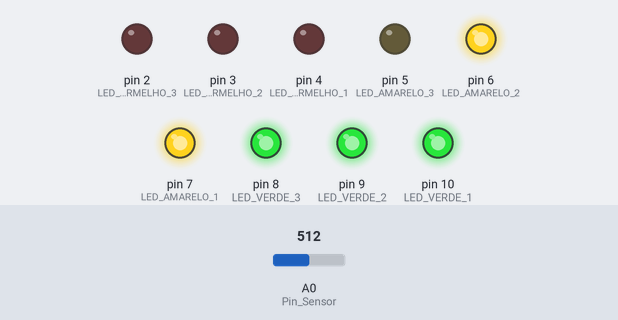
The sketch below on a simulated Arduino Uno, built with avr-gcc and run on an emulated ATmega328P. Shown: output pins drawn as LEDs (lit = HIGH). The inputs (shaded band) are chosen by the test bench; at power-on: A0 (Pin_Sensor) = 512.

Above: at 1.2 s.
1.3 s: A0 (Pin_Sensor) set to 546
2.8 s: A0 (Pin_Sensor) set to 571
At 3.4 s:
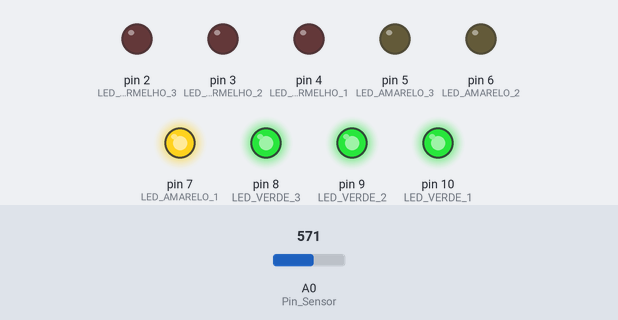
4.3 s: A0 (Pin_Sensor) set to 716
At 5.5 s:
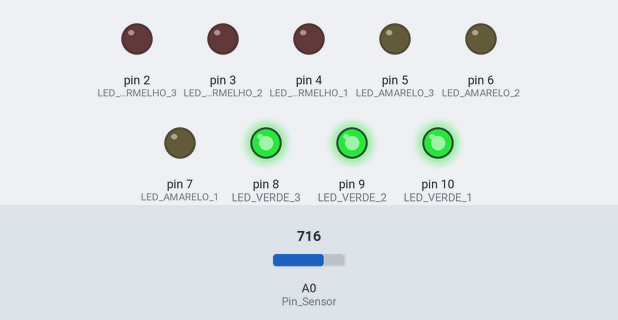
5.8 s: A0 (Pin_Sensor) set to 781
7.3 s: A0 (Pin_Sensor) set to 805
At 8.0 s:
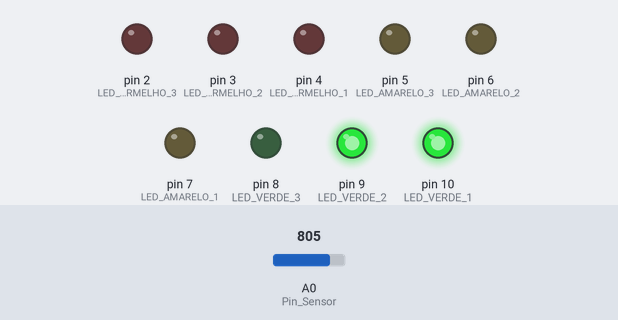
8.8 s: A0 (Pin_Sensor) set to 511
At 9.1 s:
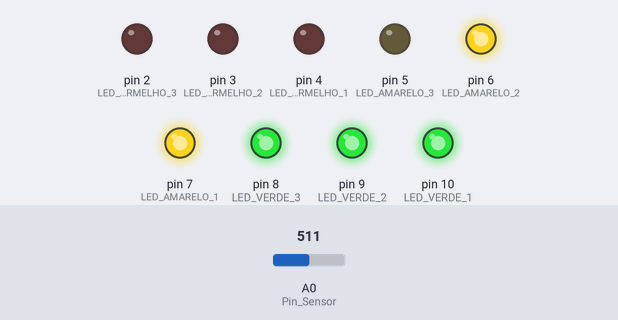
Timing chart, 0 to 11.3 s (numbered marks = the images above; inputs shaded):
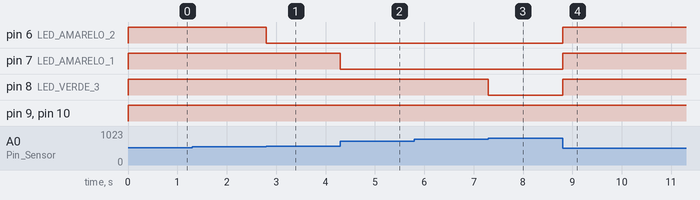

Measured:
- the behaviour switches between 562 and 563 on A0 (Pin_Sensor) (found by bisection; images 0 and 1)
- the behaviour switches between 787 and 788 on A0 (Pin_Sensor) (found by bisection; images 2 and 3)
- after the input at 1.3 s, every drawn part: stays the same
- after the input at 2.8 s, pin 6 (LED_AMARELO_2): HIGH → LOW at once
- after the input at 4.3 s, pin 7 (LED_AMARELO_1): HIGH → LOW at once
- after the input at 5.8 s, every drawn part: stays the same
- after the input at 7.3 s, pin 8 (LED_VERDE_3): HIGH → LOW at once
- after the input at 8.8 s, pin 6 (LED_AMARELO_2), pin 7 (LED_AMARELO_1), pin 8 (LED_VERDE_3): LOW → HIGH at once

The sketch:

Codigo_Sensor_de_Chuva.ino
```cpp
/* Programa: Sensor de Chuva */
/* Define os pinos para o Sensor e para os LEDs */
int Pin_Sensor = A0;
int LED_VERMELHO_3 = 2;
int LED_VERMELHO_2 = 3;
int LED_VERMELHO_1 = 4;
int LED_AMARELO_3 = 5;
int LED_AMARELO_2 = 6;
int LED_AMARELO_1 = 7;
int LED_VERDE_3 = 8;
int LED_VERDE_2 = 9;
int LED_VERDE_1 = 10;
/* Variável que armazena a intensidade da chuva */
int intensidade = 0;
void setup() {
/* Define o pino do Sensor como entrada; */
pinMode(Pin_Sensor, INPUT);
/* Loop para definir os pinos 2 ao 10 como saídas; */
for (int i = 2; i <= 10; i++) {
   pinMode(i, OUTPUT);
} /* End for */
} /* End Setup */
void loop() {
/* Realiza a leitura do sensor e armazena uma escala de 1 a
9 */
intensidade = map(analogRead(Pin_Sensor), 0, 900, 1, 9);
/* Para cada valor de intensidade, acenderá uma quantidade
de LEDs */
switch (intensidade) {
   case 1:
     /* Chama a função para acionar os LEDs */
     leds(HIGH, HIGH, HIGH, HIGH, HIGH, HIGH, HIGH, HIGH,
HIGH);
     break;
   case 2:
     leds(HIGH, HIGH, HIGH, HIGH, HIGH, HIGH, HIGH, HIGH,
LOW);
  break;
   case 3:
     leds(HIGH, HIGH, HIGH, HIGH, HIGH, HIGH, HIGH, LOW,
LOW);
     break;
   case 4:
     leds(HIGH, HIGH, HIGH, HIGH, HIGH, HIGH, LOW, LOW,
LOW);
     break;
   case 5:
     leds(HIGH, HIGH, HIGH, HIGH, HIGH, LOW, LOW, LOW, LOW);
     break;
   case 6:
     leds(HIGH, HIGH, HIGH, HIGH, LOW, LOW, LOW, LOW, LOW);
     break;
   case 7:
     leds(HIGH, HIGH, HIGH, LOW, LOW, LOW, LOW, LOW, LOW);
     break;
   case 8:
     leds(HIGH, HIGH, LOW, LOW, LOW, LOW, LOW, LOW, LOW);
     break;
   case 9:
     leds(HIGH, LOW, LOW, LOW, LOW, LOW, LOW, LOW, LOW);
     break;
   /* Caso não esteja chovendo, permanecerá acesos os três
LEDs vermelhos */
   default:
     leds(LOW, LOW, LOW, LOW, LOW, LOW, HIGH, HIGH, HIGH);
     break;
} /* End swich */
} /* End loop */
/* Função responsável por acionar os LEDs */
void leds(boolean LVd1, boolean LVd2, boolean LVd3, boolean
LAm1, boolean LAm2, boolean LAm3, boolean LVm1, boolean LVm2,
boolean LVm3) {
digitalWrite(LED_VERDE_1, LVd1);
digitalWrite(LED_VERDE_2, LVd2);
digitalWrite(LED_VERDE_3, LVd3);
digitalWrite(LED_AMARELO_1, LAm1);
digitalWrite(LED_AMARELO_2, LAm2);
digitalWrite(LED_AMARELO_3, LAm3);
digitalWrite(LED_VERMELHO_1, LVm1);
digitalWrite(LED_VERMELHO_2, LVm2);
digitalWrite(LED_VERMELHO_3, LVm3);
}
```
